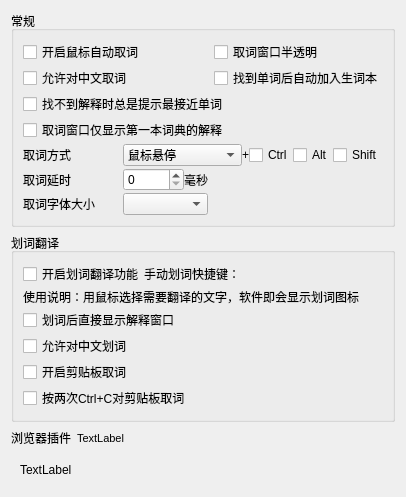
         <widget class="QWidget" name="page_3">
          <layout class="QGridLayout" name="gridLayout_13">
           <item row="1" column="0">
            <widget class="QGroupBox" name="groupBox_6">
             <property name="title">
              <string>划词翻译</string>
             </property>
             <layout class="QGridLayout" name="gridLayout_11">
              <property name="verticalSpacing">
               <number>2</number>
              </property>
              <item row="1" column="0">
               <widget class="QLabel" name="label_13">
                <property name="text">
                 <string>使用说明：用鼠标选择需要翻译的文字，软件即会显示划词图标</string>
                </property>
               </widget>
              </item>
              <item row="2" column="0">
               <widget class="QCheckBox" name="cbGrabShowExp">
                <property name="text">
                 <string>划词后直接显示解释窗口</string>
                </property>
               </widget>
              </item>
              <item row="3" column="0">
               <widget class="QCheckBox" name="cbMouseGrabChinese">
                <property name="text">
                 <string>允许对中文划词</string>
                </property>
               </widget>
              </item>
              <item row="4" column="0">
               <widget class="QCheckBox" name="cbCaptureClipBoardChange">
                <property name="text">
                 <string>开启剪贴板取词</string>
                </property>
               </widget>
              </item>
              <item row="0" column="0">
               <layout class="QHBoxLayout" name="horizontalLayout_5">
                <item>
                 <widget class="QCheckBox" name="cbMouseGrab">
                  <property name="text">
                   <string>开启划词翻译功能</string>
                  </property>
                 </widget>
                </item>
                <item>
                 <widget class="QLabel" name="label_12">
                  <property name="text">
                   <string>手动划词快捷键：</string>
                  </property>
                 </widget>
                </item>
                <item>
                 <widget class="EudicKeySequenceEdit" name="hotkeyGrab" native="true"/>
                </item>
               </layout>
              </item>
              <item row="5" column="0">
               <widget class="QCheckBox" name="cbClipBoardCtrlCC">
                <property name="text">
                 <string>按两次Ctrl+C对剪贴板取词</string>
                </property>
               </widget>
              </item>
             </layout>
            </widget>
           </item>
           <item row="3" column="0">
            <layout class="QVBoxLayout" name="verticalLayout_21">
             <item>
              <layout class="QHBoxLayout" name="horizontalLayout_21">
               <item>
                <widget class="QLabel" name="label_29">
                 <property name="sizePolicy">
                  <sizepolicy hsizetype="Minimum" vsizetype="Preferred">
                   <horstretch>0</horstretch>
                   <verstretch>0</verstretch>
                  </sizepolicy>
                 </property>
                 <property name="text">
                  <string>浏览器插件</string>
                 </property>
                </widget>
               </item>
               <item>
                <widget class="QLabel" name="chromeExtensionNewLabel">
                 <property name="sizePolicy">
                  <sizepolicy hsizetype="Minimum" vsizetype="Preferred">
                   <horstretch>0</horstretch>
                   <verstretch>0</verstretch>
                  </sizepolicy>
                 </property>
                 <property name="font">
                  <font>
                   <pointsize>8</pointsize>
                  </font>
                 </property>
                 <property name="text">
                  <string>TextLabel</string>
                 </property>
                </widget>
               </item>
               <item>
                <spacer name="horizontalSpacer_2">
                 <property name="orientation">
                  <enum>Qt::Horizontal</enum>
                 </property>
                 <property name="sizeHint" stdset="0">
                  <size>
                   <width>40</width>
                   <height>20</height>
                  </size>
                 </property>
                </spacer>
               </item>
              </layout>
             </item>
             <item>
              <widget class="QWidget" name="chromeExtensionGroup" native="true">
               <layout class="QVBoxLayout" name="verticalLayout_12">
                <item>
                 <widget class="QLabel" name="chromeExtensionLabel">
                  <property name="text">
                   <string>TextLabel</string>
                  </property>
                 </widget>
                </item>
               </layout>
              </widget>
             </item>
            </layout>
           </item>
           <item row="6" column="0">
            <spacer name="verticalSpacer_3">
             <property name="orientation">
              <enum>Qt::Vertical</enum>
             </property>
             <property name="sizeHint" stdset="0">
              <size>
               <width>20</width>
               <height>0</height>
              </size>
             </property>
            </spacer>
           </item>
           <item row="0" column="0">
            <widget class="QGroupBox" name="groupBox_5">
             <property name="title">
              <string>常规</string>
             </property>
             <layout class="QGridLayout" name="gridLayout_10">
              <property name="verticalSpacing">
               <number>2</number>
              </property>
              <item row="5" column="0">
               <layout class="QHBoxLayout" name="horizontalLayout_4">
                <item>
                 <widget class="QLabel" name="label_9">
                  <property name="minimumSize">
                   <size>
                    <width>100</width>
                    <height>0</height>
                   </size>
                  </property>
                  <property name="maximumSize">
                   <size>
                    <width>80</width>
                    <height>16777215</height>
                   </size>
                  </property>
                  <property name="text">
                   <string>取词延时</string>
                  </property>
                 </widget>
                </item>
                <item>
                 <widget class="QSpinBox" name="cbMouseDelay">
                  <property name="maximum">
                   <number>10000</number>
                  </property>
                 </widget>
                </item>
                <item>
                 <widget class="QLabel" name="label_10">
                  <property name="text">
                   <string>毫秒</string>
                  </property>
                 </widget>
                </item>
               </layout>
              </item>
              <item row="0" column="1">
               <widget class="QCheckBox" name="cbMouseTransparent">
                <property name="text">
                 <string>取词窗口半透明</string>
                </property>
               </widget>
              </item>
              <item row="1" column="1">
               <widget class="QCheckBox" name="cbMouseAutoAddStudyList">
                <property name="text">
                 <string>找到单词后自动加入生词本</string>
                </property>
               </widget>
              </item>
              <item row="2" column="0" colspan="2">
               <widget class="QCheckBox" name="cbMouseShowSimilarWord">
                <property name="text">
                 <string>找不到解释时总是提示最接近单词</string>
                </property>
               </widget>
              </item>
              <item row="0" column="0">
               <widget class="QCheckBox" name="cbMouseAuto">
                <property name="text">
                 <string>开启鼠标自动取词</string>
                </property>
               </widget>
              </item>
              <item row="4" column="0" colspan="2">
               <layout class="QHBoxLayout" name="horizontalLayout_3" stretch="0,2,0,0,0,0">
                <item>
                 <widget class="QLabel" name="label_7">
                  <property name="minimumSize">
                   <size>
                    <width>100</width>
                    <height>0</height>
                   </size>
                  </property>
                  <property name="text">
                   <string>取词方式</string>
                  </property>
                 </widget>
                </item>
                <item>
                 <widget class="QComboBox" name="cbMouseMode">
                  <item>
                   <property name="text">
                    <string>鼠标悬停</string>
                   </property>
                  </item>
                  <item>
                   <property name="text">
                    <string>单击鼠标中键</string>
                   </property>
                  </item>
                  <item>
                   <property name="text">
                    <string>双击鼠标左键</string>
                   </property>
                  </item>
                  <item>
                   <property name="text">
                    <string>双击鼠标右键</string>
                   </property>
                  </item>
                  <item>
                   <property name="text">
                    <string>双击鼠标中键</string>
                   </property>
                  </item>
                 </widget>
                </item>
                <item>
                 <widget class="QLabel" name="label_8">
                  <property name="text">
                   <string>+</string>
                  </property>
                  <property name="alignment">
                   <set>Qt::AlignCenter</set>
                  </property>
                 </widget>
                </item>
                <item>
                 <widget class="QCheckBox" name="cbMouseCtrl">
                  <property name="text">
                   <string>Ctrl</string>
                  </property>
                 </widget>
                </item>
                <item>
                 <widget class="QCheckBox" name="cbMouseAlt">
                  <property name="text">
                   <string>Alt</string>
                  </property>
                 </widget>
                </item>
                <item>
                 <widget class="QCheckBox" name="cbMouseShift">
                  <property name="text">
                   <string>Shift</string>
                  </property>
                 </widget>
                </item>
               </layout>
              </item>
              <item row="6" column="0">
               <layout class="QHBoxLayout" name="horizontalLayout_8">
                <item>
                 <widget class="QLabel" name="label_15">
                  <property name="minimumSize">
                   <size>
                    <width>100</width>
                    <height>0</height>
                   </size>
                  </property>
                  <property name="maximumSize">
                   <size>
                    <width>80</width>
                    <height>16777215</height>
                   </size>
                  </property>
                  <property name="baseSize">
                   <size>
                    <width>0</width>
                    <height>0</height>
                   </size>
                  </property>
                  <property name="text">
                   <string>取词字体大小</string>
                  </property>
                 </widget>
                </item>
                <item>
                 <widget class="QComboBox" name="cbCaptureFontSize"/>
                </item>
               </layout>
              </item>
              <item row="1" column="0">
               <widget class="QCheckBox" name="cbMouseCapChinese">
                <property name="text">
                 <string>允许对中文取词</string>
                </property>
               </widget>
              </item>
              <item row="3" column="0" colspan="2">
               <widget class="QCheckBox" name="cbMouseShowFirst">
                <property name="text">
                 <string>取词窗口仅显示第一本词典的解释</string>
                </property>
               </widget>
              </item>
             </layout>
            </widget>
           </item>
          </layout>
         </widget>
